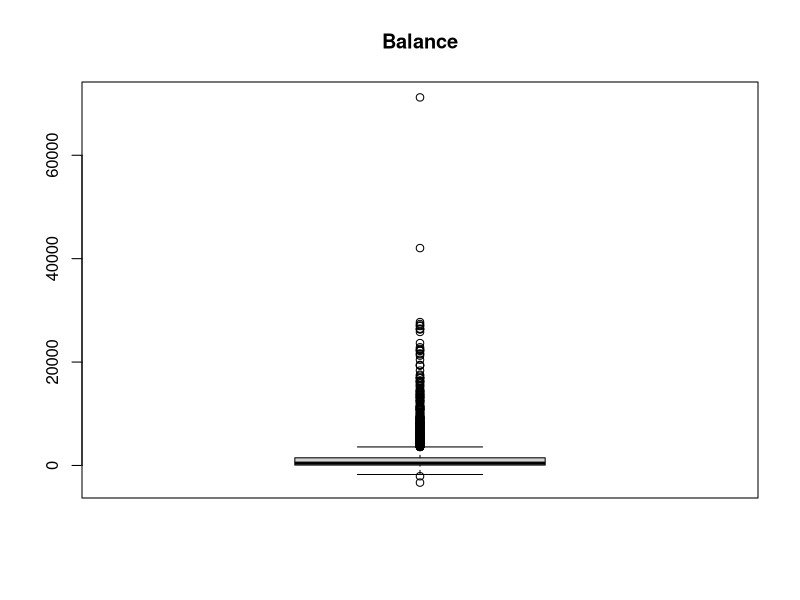
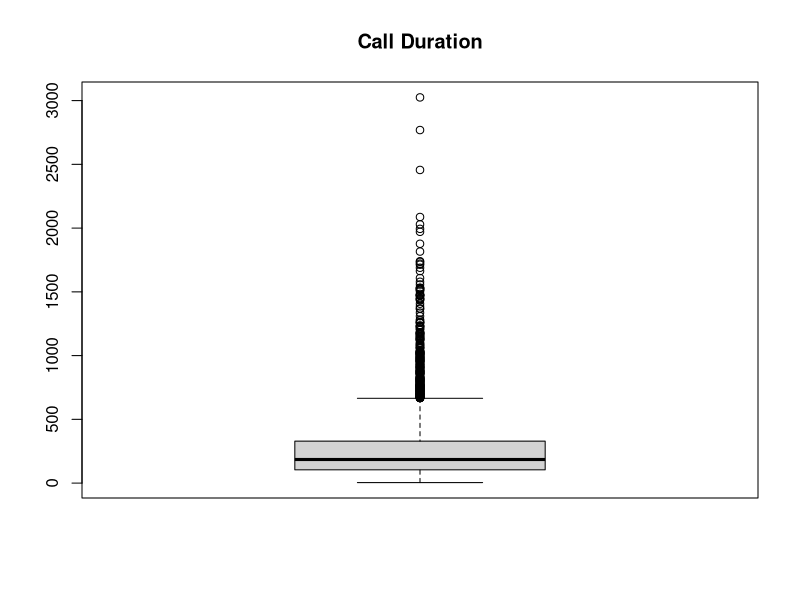
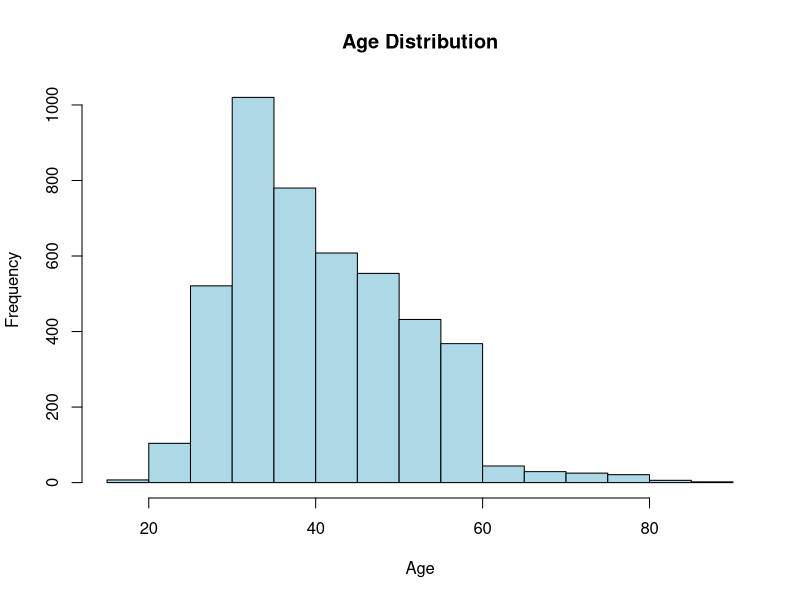
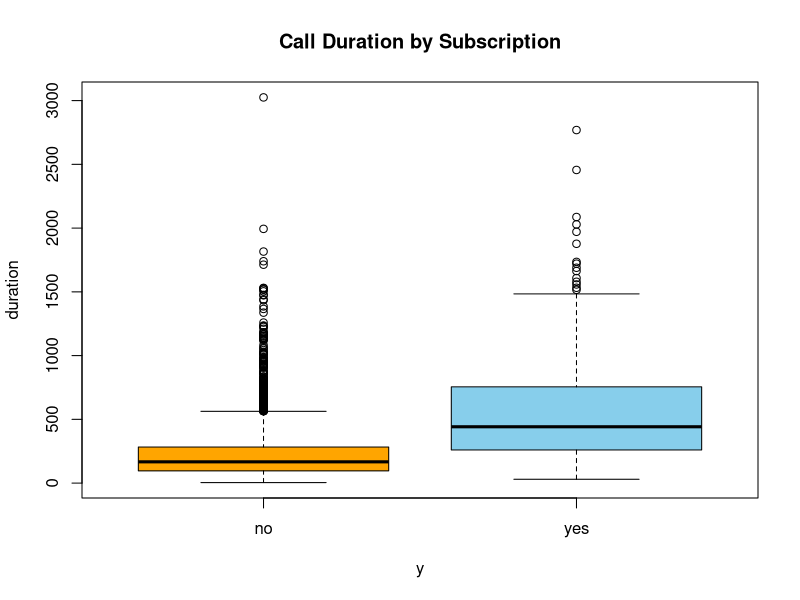
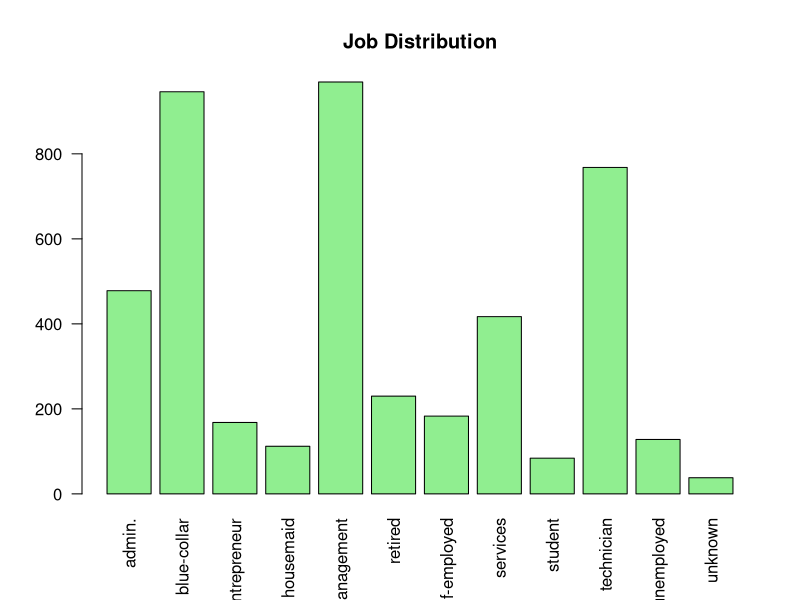
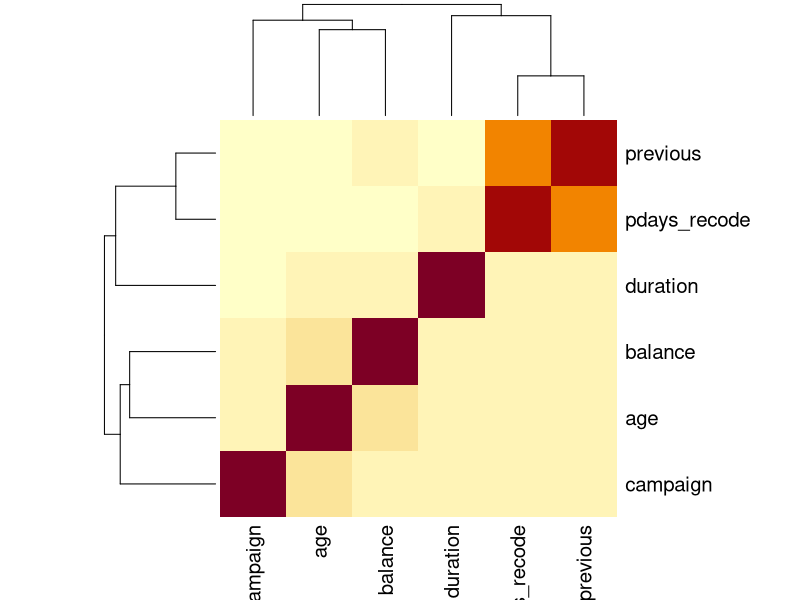
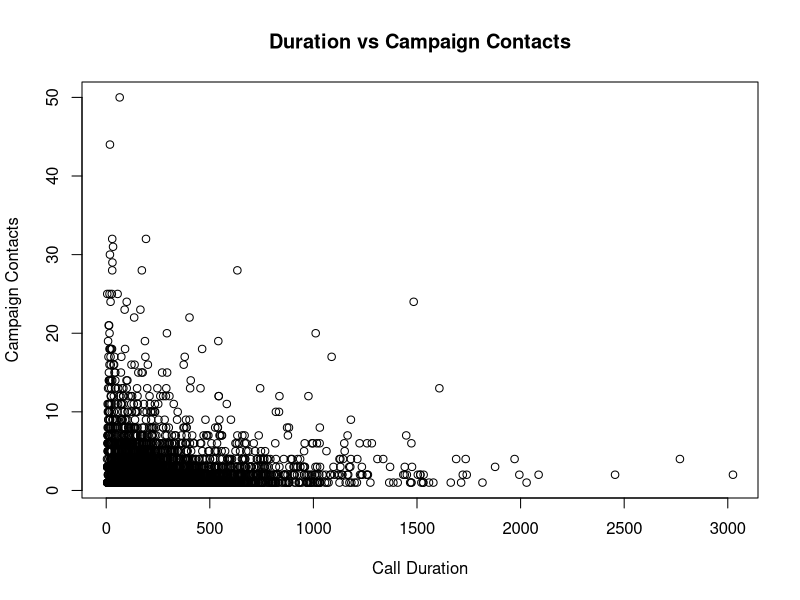
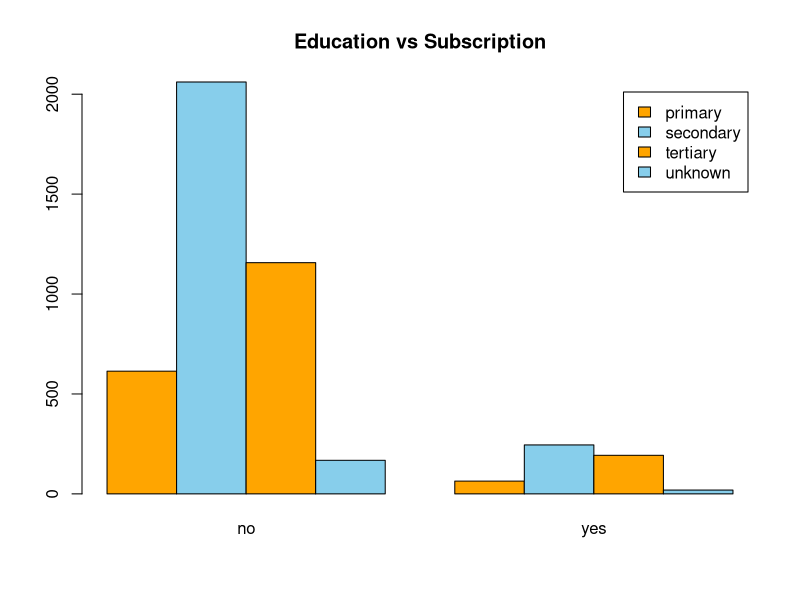

The R script that drew these images, in order:
## ---- chunk 1
knitr::opts_chunk$set(echo = TRUE)
## ---- chunk 2
library(ggplot2)
library(caret)
library(MASS)
library(pscl)
library(rpart)
library(pROC)
library(readr)
## ---- chunk 3
bank <- read.csv("bank-1.csv")
bank

## ---- chunk 4
bank$pdays_recode <- ifelse(bank$pdays == -1, 0, bank$pdays)
## ---- chunk 5
bank$job <- as.factor(bank$job)
bank$education <- as.factor(bank$education)
bank$marital <- as.factor(bank$marital)
bank$default <- as.factor(bank$default)
bank$housing <- as.factor(bank$housing)
bank$loan <- as.factor(bank$loan)
bank$contact <- as.factor(bank$contact)
bank$month <- as.factor(bank$month)
bank$poutcome <- as.factor(bank$poutcome)
bank$y <- as.factor(bank$y)
## ---- chunk 6
boxplot(bank$balance, main = "Balance")
boxplot(bank$duration, main = "Call Duration")
## ---- chunk 7
summary(bank[, sapply(bank, is.numeric)])
## ---- chunk 8
table(bank$job)
prop.table(table(bank$education))
table(bank$y)
## ---- chunk 9
unique(bank$pdays)
summary(bank$duration)
## ---- chunk 10
hist(bank$age,
     col="lightblue",
     main="Age Distribution",
     xlab="Age")
## ---- chunk 11
boxplot(duration ~ y, data=bank,
        col=c("orange","skyblue"),
        main="Call Duration by Subscription")
## ---- chunk 12
barplot(table(bank$job),
        las=2,
        col="lightgreen",
        main="Job Distribution")
## ---- chunk 13
numeric_vars <- bank[, c("age","balance","duration","campaign",
                       "pdays_recode","previous")]

cor_matrix <- cor(numeric_vars)

heatmap(cor_matrix)
## ---- chunk 14
plot(bank$duration, bank$campaign,
     xlab="Call Duration",
     ylab="Campaign Contacts",
     main="Duration vs Campaign Contacts")
## ---- chunk 15
 table_edu_y <- table(bank$education, bank$y)

barplot(table_edu_y,
        beside=TRUE,
        col=c("orange","skyblue"),
        legend=TRUE,
        main="Education vs Subscription")
## ---- chunk 16
plot(bank$duration, bank$campaign)
## ---- chunk 17
cor(bank[, c("duration", "campaign", "pdays_recode")])
